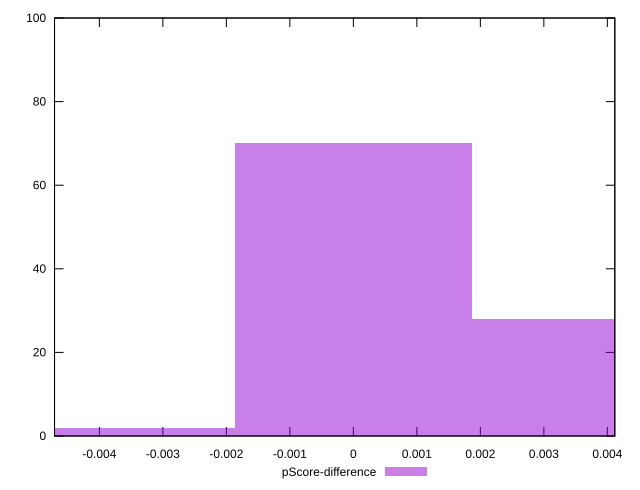

This figure's gnuplot source:
reset

$pScoreDifference <<EOF
-0.0037348777630963697 2
0 70
0.0037348777630963697 28
EOF

set key outside below
set boxwidth 0.0037348777630963697
set xrange [-0.004705882352941199:0.0041176470588235314]
set yrange [0:100]
set trange [0:100]
set style fill transparent solid 0.5 noborder
set terminal svg size 640, 490 enhanced background rgb 'white'
set output "reports/report_00030_2021-02-24T20-42-31.540Z/unused-javascript/samples/astro/pScore-difference/histogram.svg"

plot $pScoreDifference title "pScore-difference" with boxes

reset
